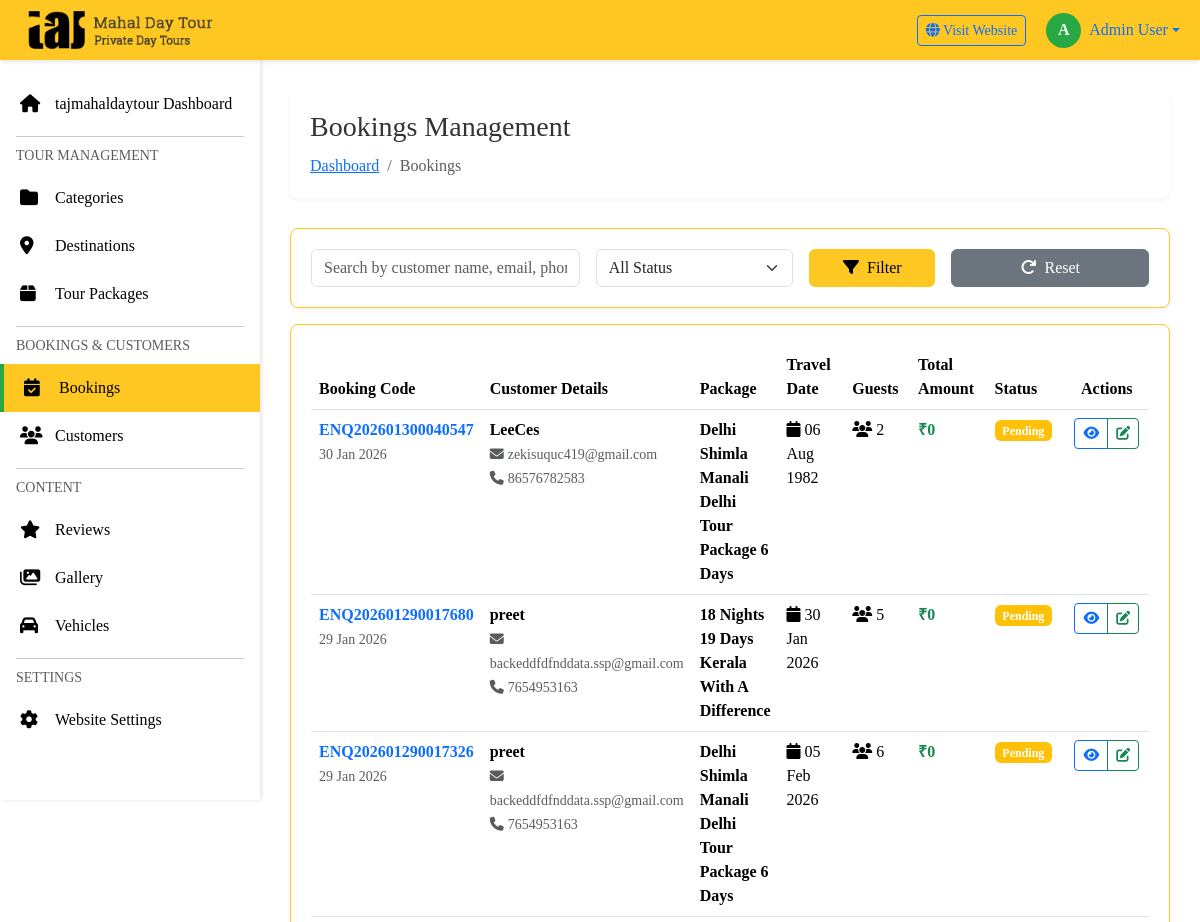
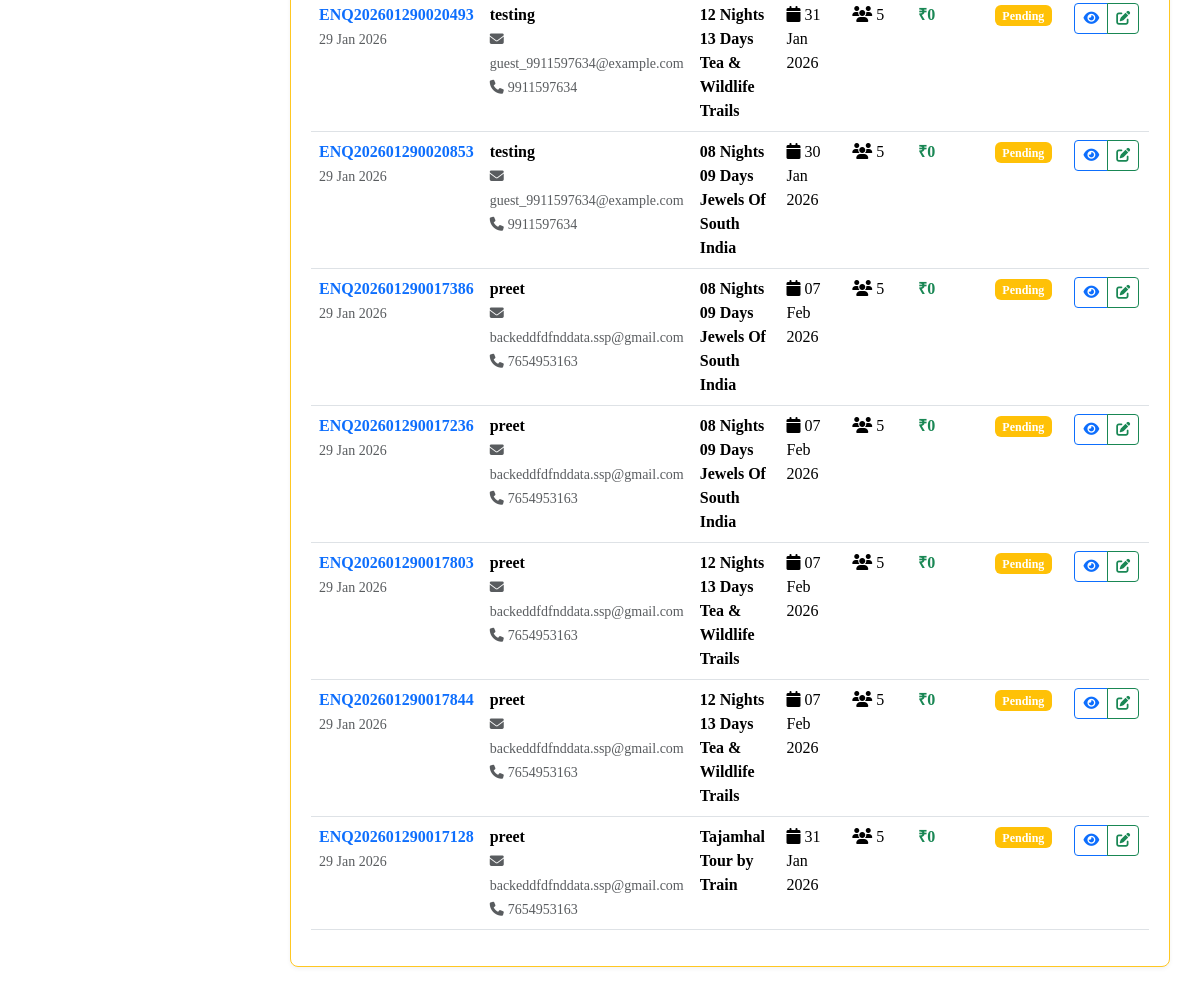
The app's page /admin/bookings/index.php (signed in) with its own data (2 pictures, top to bottom).
### tables this page shows
CREATE TABLE `bookings` (
  `id` int(11) NOT NULL,
  `booking_number` varchar(50) NOT NULL,
  `customer_id` int(11) NOT NULL,
  `package_id` int(11) NOT NULL,
  `vehicle_id` int(11) DEFAULT NULL,
  `travel_date` date NOT NULL,
  `number_of_persons` int(11) NOT NULL,
  `number_of_days` int(11) NOT NULL,
  `total_price` decimal(10,2) NOT NULL,
  `discount` decimal(10,2) DEFAULT 0.00,
  `final_price` decimal(10,2) NOT NULL,
  `payment_status` enum('pending','partial','paid','refunded') DEFAULT 'pending',
  `paid_amount` decimal(10,2) DEFAULT 0.00,
  `payment_method` varchar(50) DEFAULT NULL,
  `booking_status` enum('pending','confirmed','cancelled','completed') DEFAULT 'pending',
  `special_requests` text DEFAULT NULL,
  `admin_notes` text DEFAULT NULL,
  `created_at` timestamp NOT NULL DEFAULT current_timestamp(),
  `updated_at` timestamp NOT NULL DEFAULT current_timestamp() ON UPDATE current_timestamp()
);

CREATE TABLE `customers` (
  `id` int(11) NOT NULL,
  `name` varchar(100) NOT NULL,
  `email` varchar(100) NOT NULL,
  `phone` varchar(20) NOT NULL,
  `country` varchar(100) DEFAULT 'India',
  `state` varchar(100) DEFAULT NULL,
  `city` varchar(100) DEFAULT NULL,
  `address` text DEFAULT NULL,
  `created_at` timestamp NOT NULL DEFAULT current_timestamp(),
  `updated_at` timestamp NOT NULL DEFAULT current_timestamp() ON UPDATE current_timestamp()
);

CREATE TABLE `tour_packages` (
  `id` int(11) NOT NULL,
  `category_id` int(11) NOT NULL,
  `title` varchar(255) NOT NULL,
  `slug` varchar(255) NOT NULL,
  `short_description` text DEFAULT NULL,
  `description` longtext DEFAULT NULL,
  `duration_days` int(11) NOT NULL,
  `duration_nights` int(11) NOT NULL,
  `base_price` decimal(10,2) NOT NULL,
  `discounted_price` decimal(10,2) DEFAULT NULL,
  `price_type` enum('per_person','per_group') DEFAULT 'per_person',
  `featured_image` varchar(255) DEFAULT NULL,
  `gallery_images` text DEFAULT NULL,
  `video_url` varchar(255) DEFAULT NULL,
  `max_group_size` int(11) DEFAULT 20,
  `min_age` int(11) DEFAULT 0,
  `difficulty_level` enum('easy','moderate','challenging','difficult') DEFAULT 'easy',
  `inclusions` text DEFAULT NULL,
  `exclusions` text DEFAULT NULL,
  `meta_title` varchar(255) DEFAULT NULL,
  `meta_description` text DEFAULT NULL,
  `meta_keywords` text DEFAULT NULL,
  `is_active` tinyint(1) DEFAULT 1,
  `is_featured` tinyint(1) DEFAULT 0,
  `is_bestseller` tinyint(1) DEFAULT 0,
  `display_order` int(11) DEFAULT 0,
  `views` int(11) DEFAULT 0,
  `created_at` timestamp NOT NULL DEFAULT current_timestamp(),
  `updated_at` timestamp NOT NULL DEFAULT current_timestamp() ON UPDATE current_timestamp()
);

### admin/includes/functions.php (called while the page is built, shortened)
<?php
function format_price($price) {
    return '₹' . number_format($price, 0);
}
function format_date($date) {
    return date('d M Y', strtotime($date));
}
?>

### admin/bookings/index.php (the view, shortened to what this page needs)
<?php
require_once '../includes/config.php';
require_once '../includes/functions.php';
$where = " WHERE 1=1 ";
$search = isset($_GET['search']) ? mysqli_real_escape_string($conn, $_GET['search']) : '';
$query = "SELECT b.*, c.name as customer_name, c.email as customer_email, c.phone as customer_phone,
          p.title as package_title
          FROM bookings b
          LEFT JOIN customers c ON b.customer_id = c.id
          LEFT JOIN tour_packages p ON b.package_id = p.id
          $where
          ORDER BY b.created_at DESC";
$result = mysqli_query($conn, $query);
include '../includes/header.php';
include '../includes/sidebar.php';
?>
<div class="main-content">
    <div class="page-header">
        <div>
            <h1 class="page-title">Bookings Management</h1>
            <nav aria-label="breadcrumb">
                <ol class="breadcrumb">
                    <li class="breadcrumb-item"><a href="../dashboard.php">Dashboard</a></li>
                    <li class="breadcrumb-item active">Bookings</li>
                </ol>
            </nav>
        </div>
    </div>
    <div class="admin-card mb-3">
        <div class="card-body">
            <form method="GET" class="row g-3">
                <div class="col-md-4">
                    <input type="text" name="search" class="form-control" placeholder="Search by customer name, email, phone, or booking code..."
                           value="<?php echo htmlspecialchars($search); ?>">
                </div>
                <div class="col-md-3">
                    <select name="status" class="form-select">
                        <option value="">All Status</option>
                    </select>
                </div>
                <div class="col-md-2">
                    <button type="submit" class="btn btn-primary w-100">
                        <i class="fas fa-filter me-2"></i>Filter
                    </button>
                </div>
                <div class="col-md-3">
                    <a href="index.php" class="btn btn-secondary w-100">
                        <i class="fas fa-redo me-2"></i>Reset
                    </a>
                </div>
            </form>
        </div>
    </div>
    <div class="admin-card">
        <div class="card-body">
            <div class="table-responsive">
                <table class="table table-hover">
                    <thead>
                        <tr>
                            <th width="100">Booking Code</th>
                            <th>Customer Details</th>
                            <th>Package</th>
                            <th width="120">Travel Date</th>
                            <th width="100">Guests</th>
                            <th width="120">Total Amount</th>
                            <th width="120">Status</th>
                            <th width="120" class="text-center">Actions</th>
                        </tr>
                    </thead>
                    <tbody>
                        <?php
                        if(mysqli_num_rows($result) > 0) {
                            while($booking = mysqli_fetch_assoc($result)) {
                                $status_colors = [
                                    'pending' => 'warning',
                                    'confirmed' => 'info',
                                    'completed' => 'success',
                                    'cancelled' => 'danger'
                                ];
                                $status_color = $status_colors[$booking['booking_status']] ?? 'secondary';
                        ?>
                        <tr>
                            <td>
                                <strong class="text-primary"><?php echo htmlspecialchars($booking['booking_number'] ?? 'N/A'); ?></strong>
                                <br>
                                <small class="text-muted"><?php echo format_date($booking['created_at']); ?></small>
                            </td>
                            <td>
                                <strong><?php echo htmlspecialchars($booking['customer_name']); ?></strong>
                                <br>
                                <small class="text-muted">
                                    <i class="fas fa-envelope me-1"></i><?php echo htmlspecialchars($booking['customer_email']); ?>
                                </small>
                                <br>
                                <small class="text-muted">
                                    <i class="fas fa-phone me-1"></i><?php echo htmlspecialchars($booking['customer_phone']); ?>
                                </small>
                            </td>
                            <td>
                                <strong><?php echo htmlspecialchars($booking['package_title']); ?></strong>
                            </td>
                            <td>
                                <i class="fas fa-calendar me-1"></i><?php echo format_date($booking['travel_date']); ?>
                            </td>
                            <td>
                                <i class="fas fa-users me-1"></i><?php echo $booking['number_of_persons'] ?? 0; ?>
                            </td>
                            <td>
                                <strong class="text-success"><?php echo format_price($booking['final_price'] ?? 0); ?></strong>
                            </td>
                            <td>
                                <span class="badge bg-<?php echo $status_color; ?>">
                                    <?php echo ucfirst($booking['booking_status']); ?>
                                </span>
                            </td>
                            <td class="text-center">
                                <div class="btn-group btn-group-sm">
                                    <a href="view.php?id=<?php echo $booking['id']; ?>"
                                       class="btn btn-outline-primary" title="View Details">
                                        <i class="fas fa-eye"></i>
                                    </a>
                                    <button type="button" class="btn btn-outline-success"
                                            onclick="updateStatus(<?php echo $booking['id']; ?>, '<?php echo $booking['booking_status']; ?>')"
                                            title="Update Status">
                                        <i class="fas fa-edit"></i>
                                    </button>
                                </div>
                            </td>
                        </tr>
                        <?php
                            }
                        } ?>
                    </tbody>
                </table>
            </div>
        </div>
    </div>
</div>
<?php include '../includes/footer.php'; ?>

### admin/includes/header.php (style rules this page uses)
:root { --primary-color: #ffc722; --secondary-color: #000000; --accent-red: #dc3545; --accent-green: #28a745; --accent-white: #fff; --sidebar-width: 260px; --header-height: 60px; }
* { margin: 0; padding: 0; box-sizing: border-box; }
body { font-family: 'Playfair Display', Georgia, serif; background: #fff; }
.page-header { background: white; padding: 20px; border-radius: 8px; margin-bottom: 30px; box-shadow: 0 2px 4px rgba(0,0,0,0.05); }
.page-header h1 { font-size: 28px; color: #333; margin: 0; }
.page-header .breadcrumb { margin: 10px 0 0 0; background: none; padding: 0; }
.admin-card { background: #fff; border-radius: 8px; padding: 20px; box-shadow: 0 2px 4px rgba(0,0,0,0.05); margin-bottom: 20px; border: 1px solid #ffc722; }
.btn-primary { background: var(--primary-color); border-color: var(--primary-color); color: #000; font-family: 'Playfair Display', Georgia, serif; }

### admin/includes/footer.php (style rules this page uses)
body, .admin-content, .admin-sidebar, .admin-header, .admin-card, .page-header, .menu-link, .btn, .breadcrumb { font-family: 'Playfair Display', Georgia, serif !important; }

### records on screen
bookings: booking_number "ENQ202601300040547", created_at "30 Jan 2026", customer.name "LeeCes", customer.email "zekisuquc419@gmail.com", customer.phone "86576782583", package.title "Delhi Shimla Manali Delhi Tour Package 6 Days", travel_date "06 Aug 1982", number_of_persons "2", final_price "₹0", booking_status "Pending"
bookings: booking_number "ENQ202601290017680", created_at "29 Jan 2026", customer.name "preet", customer.email "backeddfdfnddata.ssp@gmail.com", customer.phone "7654953163", package.title "18 Nights 19 Days Kerala With A Difference", travel_date "30 Jan 2026", number_of_persons "5", final_price "₹0", booking_status "Pending"
bookings: booking_number "ENQ202601290017326", created_at "29 Jan 2026", customer.name "preet", customer.email "backeddfdfnddata.ssp@gmail.com", customer.phone "7654953163", package.title "Delhi Shimla Manali Delhi Tour Package 6 Days", travel_date "05 Feb 2026", number_of_persons "6", final_price "₹0", booking_status "Pending"
bookings: booking_number "ENQ202601290020493", created_at "29 Jan 2026", customer.name "testing", customer.email "guest_9911597634@example.com", customer.phone "9911597634", package.title "12 Nights 13 Days Tea & Wildlife Trails", travel_date "31 Jan 2026", number_of_persons "5", final_price "₹0", booking_status "Pending"
bookings: booking_number "ENQ202601290020853", created_at "29 Jan 2026", customer.name "testing", customer.email "guest_9911597634@example.com", customer.phone "9911597634", package.title "08 Nights 09 Days Jewels Of South India", travel_date "30 Jan 2026", number_of_persons "5", final_price "₹0", booking_status "Pending"
bookings: booking_number "ENQ202601290017386", created_at "29 Jan 2026", customer.name "preet", customer.email "backeddfdfnddata.ssp@gmail.com", customer.phone "7654953163", package.title "08 Nights 09 Days Jewels Of South India", travel_date "07 Feb 2026", number_of_persons "5", final_price "₹0", booking_status "Pending"
bookings: booking_number "ENQ202601290017236", created_at "29 Jan 2026", customer.name "preet", customer.email "backeddfdfnddata.ssp@gmail.com", customer.phone "7654953163", package.title "08 Nights 09 Days Jewels Of South India", travel_date "07 Feb 2026", number_of_persons "5", final_price "₹0", booking_status "Pending"
bookings: booking_number "ENQ202601290017803", created_at "29 Jan 2026", customer.name "preet", customer.email "backeddfdfnddata.ssp@gmail.com", customer.phone "7654953163", package.title "12 Nights 13 Days Tea & Wildlife Trails", travel_date "07 Feb 2026", number_of_persons "5", final_price "₹0", booking_status "Pending"
bookings: booking_number "ENQ202601290017844", created_at "29 Jan 2026", customer.name "preet", customer.email "backeddfdfnddata.ssp@gmail.com", customer.phone "7654953163", package.title "12 Nights 13 Days Tea & Wildlife Trails", travel_date "07 Feb 2026", number_of_persons "5", final_price "₹0", booking_status "Pending"
bookings: booking_number "ENQ202601290017128", created_at "29 Jan 2026", customer.name "preet", customer.email "backeddfdfnddata.ssp@gmail.com", customer.phone "7654953163", package.title "Tajamhal Tour by Train", travel_date "31 Jan 2026", number_of_persons "5", final_price "₹0", booking_status "Pending"

### other values on screen
substr($_SESSION['admin_name'] ?? 'A', 0, 1) "A"
$_SESSION['admin_name'] "Admin User"
